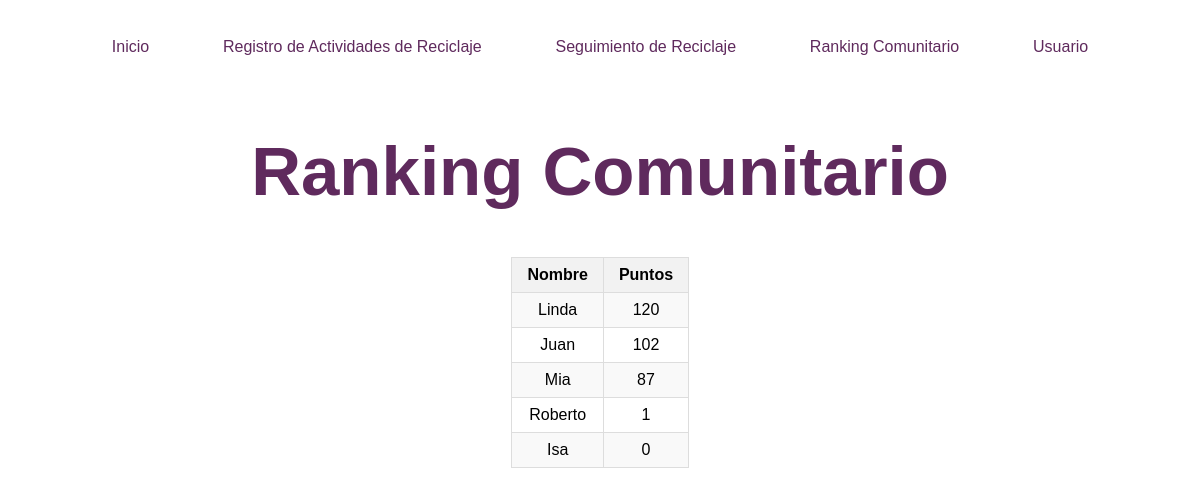
The app's page /ranking_comunitario (signed in) with its own data.
### tables this page shows
CREATE TABLE usuarios (    id INTEGER PRIMARY KEY,    nombre TEXT NOT NULL,    correo TEXT NOT NULL,    puntos INTEGER, contrasena TEXT);

### app.py (the view)
@app.route('/ranking_comunitario')
def ranking_comunitario():
    usuarios = obtener_usuarios()
    usuarios_ordenados = sorted(usuarios, key=lambda x: x['puntos'], reverse=True)
    return render_template('ranking_comunitario.html', usuarios=usuarios_ordenados)

### app.py (called while the page is built)
def conectar_bd():
    return sqlite3.connect('reciclaje.db')

def obtener_usuarios():
    conn = conectar_bd()
    cursor = conn.cursor()
    cursor.execute('SELECT * FROM usuarios')
    usuarios = cursor.fetchall()
    lista_usuarios = []
    for usuario in usuarios:
        lista_usuarios.append({
            'id': usuario[0],
            'nombre': usuario[1],
            'correo': usuario[2],
            'puntos': usuario[3],
            'contrasena': usuario[4]
        })
    conn.close()
    return lista_usuarios

### templates/ranking_comunitario.html (shortened to what this page needs)
<!DOCTYPE html>
<html lang="en">
<head>
    <link rel="stylesheet" type="text/css" href="{{ url_for('static', filename='main.css') }}">
    <link rel="stylesheet" type="text/css" href="{{ url_for('static', filename='ranking_comunitario.css') }}">
    <link rel="stylesheet" type="text/css" href="{{ url_for('static', filename='seguimiento.css') }}">
</head>
<body>
    <header id="header">
        <ul id="mainMenu">
            <li><a href="/">Inicio</a></li>
            <li><a href="/registro_actividades">Registro de Actividades de Reciclaje</a></li>
            <li><a href="/seguimiento">Seguimiento de Reciclaje</a></li>
            <li><a href="/ranking_comunitario">Ranking Comunitario</a></li>
            {% if 'usuario' in session %}
                <li><a href="/usuario">Usuario</a></li>
            {% else %}
                <li><a href="/inicio_sesion">Iniciar Sesión</a></li>
            {% endif %}
        </ul>
    </header>
    <h1 class="pageTitle">Ranking Comunitario</h1>
    <section class="contentRanking">
        <table>
            <thead>
                <tr>
                    <th>Nombre</th>
                    <th>Puntos</th>
                </tr>
            </thead>
            <tbody>
                {% for usuario in usuarios %}
                    <tr>
                        <td>{{ usuario.nombre }}</td>
                        <td>{{ usuario.puntos }}</td>
                    </tr>
                {% endfor %}
            </tbody>
        </table>
    </section>
</body>
</html>

### static/main.css (style rules this page uses)
:root { --color-violeta: #5f2a5d; --color-crema:#f9eee1; --color-naranja: #ff885e; --color-rojo-calido: #FF5733; --color-rosa-claro: #FFB6C1; --color-verde-menta: #00FFC3; --color-gris-claro: #ecf0f1; --color-gris-oscuro: #34495e; --color-blanco: #ffffff; --color-negro: #000000; }
body { font-family: 'Lexend', sans-serif; background-color: var(--color-blanco); }
#header { padding: 30px; font-size: 16px; font-weight: 400; }
#mainMenu { list-style-type: none; margin: 0; padding: 0; overflow: hidden; display: flex; justify-content: center; justify-content: space-evenly; }
#mainMenu > li > a { text-decoration: none; color: var(--color-violeta); }
.pageTitle { color:var(--color-violeta); font-weight: 700; font-size: 69px; text-align: center; }

### static/ranking_comunitario.css (style rules this page uses)
.contentRanking { display: flex; justify-content: space-around; }

### static/seguimiento.css (style rules this page uses)
table { table-layout: auto; text-align: center; border-collapse: collapse; }
.contentRanking table { width: 15%; }
th { background-color: #f2f2f2; border: 1px solid #dddddd; padding: 8px; }
td { border: 1px solid #dddddd; padding: 8px; }
tr:nth-child(odd) { background-color: #f9f9f9; }

### records on screen
usuarios: nombre "Linda", puntos "120"
usuarios: nombre "Juan", puntos "102"
usuarios: nombre "Mia", puntos "87"
usuarios: nombre "Roberto", puntos "1"
usuarios: nombre "Isa", puntos "0"
